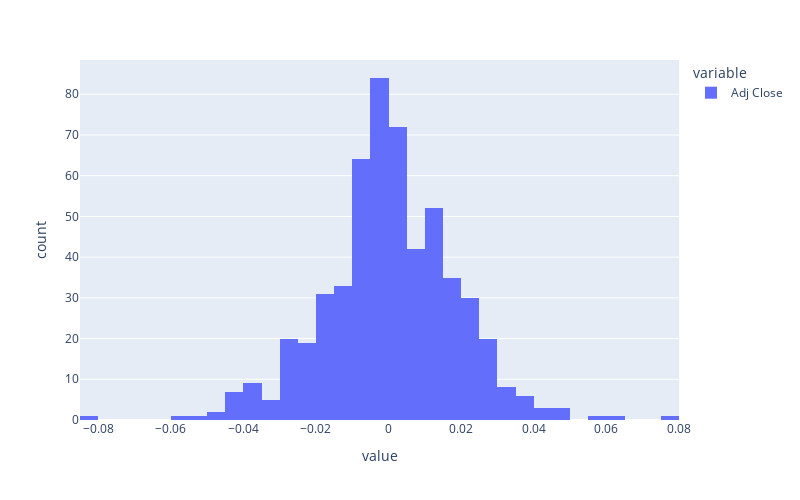

Notebook source saved alongside this figure:
### Markdown cell above
### Histogram of Log Returns

### Code cell
log_returns.plot(kind="hist").update_layout(autosize=False, width=800, height=500)

### Figure 1 — Plotly figure (JSON) as saved in the notebook; plotly's stock layout.template omitted (floating-point values rounded to 4 significant figures; data arrays with more than 128 entries replaced by an {"elided": "..."} marker saying what was removed)
{"data": [{"alignmentgroup": "True", "bingroup": "x", "hovertemplate": "variable=Adj Close<br>value=%{x}<br>count=%{y}<extra></extra>", "legendgroup": "Adj Close", "marker": {"color": "#636efa", "pattern": {"shape": ""}}, "name": "Adj Close", "offsetgroup": "Adj Close", "orientation": "v", "showlegend": true, "type": "histogram", "x": {"elided": "551 float values"}, "xaxis": "x", "yaxis": "y"}], "layout": {"autosize": false, "barmode": "relative", "height": 500, "legend": {"title": {"text": "variable"}, "tracegroupgap": 0}, "margin": {"t": 60}, "width": 800, "xaxis": {"anchor": "y", "domain": [0, 1], "title": {"text": "value"}}, "yaxis": {"anchor": "x", "domain": [0, 1], "title": {"text": "count"}}}}
